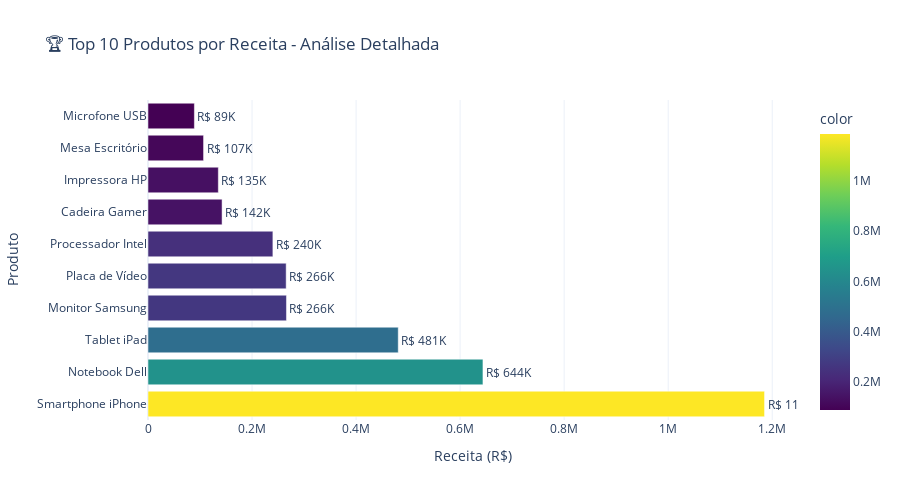

The cell this chart's notebook holds for it:
### Markdown cell above
---

## 🎯 **7. RESPONDENDO ÀS PRINCIPAIS PERGUNTAS DE NEGÓCIO**

### Vamos responder sistematicamente às perguntas mais importantes para o negócio

### Code cell
# 🏆 PERGUNTA 1: QUAIS PRODUTOS VENDEM MAIS?
# Análise detalhada dos produtos mais performáticos

print("🏆 PERGUNTA 1: QUAIS PRODUTOS VENDEM MAIS?")
print("="*50)

# Top produtos por diferentes métricas
print("\n💰 TOP 10 PRODUTOS POR RECEITA:")
print("-" * 40)
top_products_revenue = df.groupby('product')['revenue'].sum().sort_values(ascending=False).head(10)
for i, (product, revenue) in enumerate(top_products_revenue.items(), 1):
    percentage = (revenue / total_revenue) * 100
    print(f"{i:2d}. {product:<25} R$ {revenue:>10,.2f} ({percentage:>4.1f}%)")

print("\n📦 TOP 10 PRODUTOS POR QUANTIDADE VENDIDA:")
print("-" * 45)
top_products_qty = df.groupby('product')['quantity'].sum().sort_values(ascending=False).head(10)
for i, (product, qty) in enumerate(top_products_qty.items(), 1):
    percentage = (qty / total_quantity) * 100
    print(f"{i:2d}. {product:<25} {qty:>6,} unidades ({percentage:>4.1f}%)")

print("\n📈 TOP 10 PRODUTOS POR LUCRO:")
print("-" * 35)
top_products_profit = df.groupby('product')['profit'].sum().sort_values(ascending=False).head(10)
for i, (product, profit) in enumerate(top_products_profit.items(), 1):
    percentage = (profit / total_profit) * 100
    print(f"{i:2d}. {product:<25} R$ {profit:>10,.2f} ({percentage:>4.1f}%)")

# Análise de concentração
top_5_revenue_share = (top_products_revenue.head(5).sum() / total_revenue) * 100
top_10_revenue_share = (top_products_revenue.sum() / total_revenue) * 100

print(f"\n📊 ANÁLISE DE CONCENTRAÇÃO:")
print("-" * 30)
print(f"• Top 5 produtos representam {top_5_revenue_share:.1f}% da receita")
print(f"• Top 10 produtos representam {top_10_revenue_share:.1f}% da receita")

# Visualização interativa dos top produtos
fig = px.bar(
    x=top_products_revenue.values,
    y=top_products_revenue.index,
    orientation='h',
    title='🏆 Top 10 Produtos por Receita - Análise Detalhada',
    labels={'x': 'Receita (R$)', 'y': 'Produto'},
    color=top_products_revenue.values,
    color_continuous_scale='viridis',
    text=[f'R$ {x/1000:.0f}K' for x in top_products_revenue.values]
)

fig.update_traces(textposition='outside')
fig.update_layout(height=500, showlegend=False)
fig.show()

print("\n✅ Análise de produtos concluída!")

### Figure 1 — Plotly figure (JSON) as saved in the notebook; plotly's stock layout.template omitted (floating-point values rounded to 4 significant figures)
{"data": [{"hovertemplate": "Receita (R$)=%{x}<br>Produto=%{y}<br>text=%{text}<br>color=%{marker.color}<extra></extra>", "legendgroup": "", "marker": {"color": [1185000.0, 643900.0, 481100.0, 266200.0, 265600.0, 240100.0, 142400.0, 135200.0, 106800.0, 89160.0], "coloraxis": "coloraxis", "pattern": {"shape": ""}}, "name": "", "orientation": "h", "showlegend": false, "text": ["R$ 1185K", "R$ 644K", "R$ 481K", "R$ 266K", "R$ 266K", "R$ 240K", "R$ 142K", "R$ 135K", "R$ 107K", "R$ 89K"], "textposition": "outside", "type": "bar", "x": [1185000.0, 643900.0, 481100.0, 266200.0, 265600.0, 240100.0, 142400.0, 135200.0, 106800.0, 89160.0], "xaxis": "x", "y": ["Smartphone iPhone", "Notebook Dell", "Tablet iPad", "Monitor Samsung", "Placa de Vídeo", "Processador Intel", "Cadeira Gamer", "Impressora HP", "Mesa Escritório", "Microfone USB"], "yaxis": "y"}], "layout": {"barmode": "relative", "coloraxis": {"colorbar": {"title": {"text": "color"}}, "colorscale": [[0, "#440154"], [0.1111, "#482878"], [0.2222, "#3e4989"], [0.3333, "#31688e"], [0.4444, "#26828e"], [0.5556, "#1f9e89"], [0.6667, "#35b779"], [0.7778, "#6ece58"], [0.8889, "#b5de2b"], [1, "#fde725"]]}, "height": 500, "legend": {"tracegroupgap": 0}, "showlegend": false, "title": {"text": "🏆 Top 10 Produtos por Receita - Análise Detalhada"}, "xaxis": {"anchor": "y", "domain": [0, 1], "title": {"text": "Receita (R$)"}}, "yaxis": {"anchor": "x", "domain": [0, 1], "title": {"text": "Produto"}}}}
